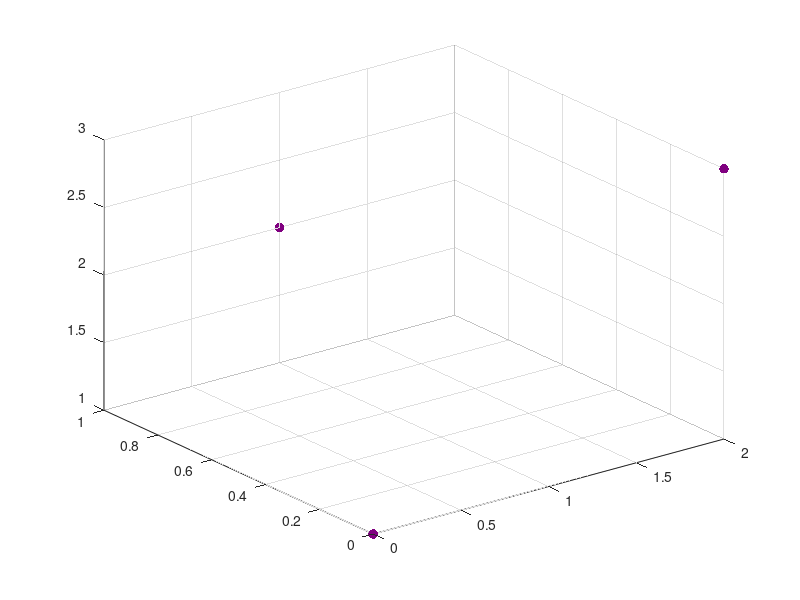

MATLAB code to generate this figure:
f = figure(64);
x = [0, 1, 2];
y = [0, 1, 0];
z = [1, 2, 3];

h = scatter(x, y, [36, 64, 100], [1, 0, 0; 0, 1, 0; 0, 0, 1], 'filled');
h_type = get(h, 'Type');
h_marker = get(h, 'Marker');
h_edge = get(h, 'MarkerEdgeColor');
h_face = get(h, 'MarkerFaceColor');
h_cdata = get(h, 'CData');
h_size = get(h, 'SizeData');
set(h, 'CData', [10; 20; 30], 'SizeData', [49, 81, 121]);
h_cdata_updated = get(h, 'CData');
h_size_updated = get(h, 'SizeData');
h_x = get(h, 'XData');
h_y = get(h, 'YData');

h3 = scatter3(x, y, z, 49, [0.5, 0, 0.5], 'filled');
h3_type = get(h3, 'Type');
h3_marker = get(h3, 'Marker');
h3_edge = get(h3, 'MarkerEdgeColor');
h3_face = get(h3, 'MarkerFaceColor');
h3_cdata = get(h3, 'CData');
h3_size = get(h3, 'SizeData');
h3_z = get(h3, 'ZData');
